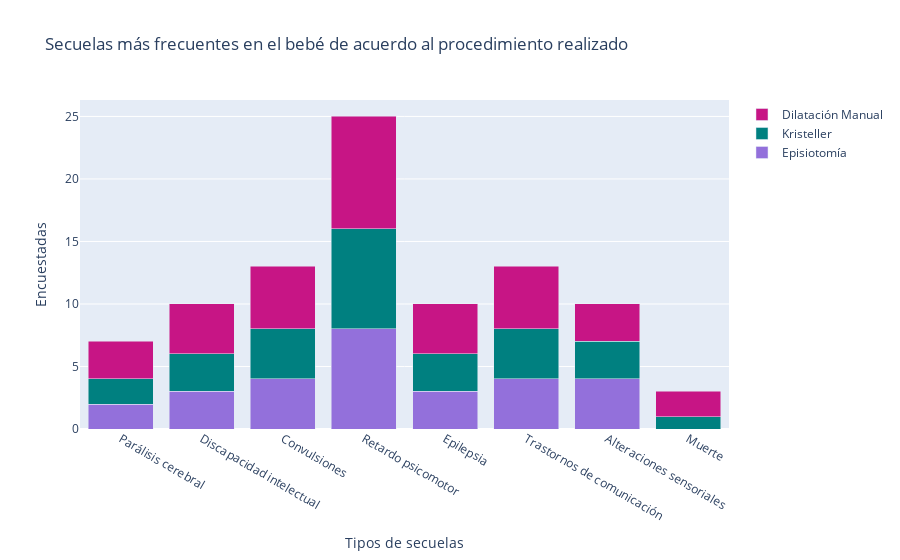

Notebook source saved alongside this figure:
### Markdown cell above
### Visualize dataframe with stacked bar chart

### Code cell
list_secuelas = ['Parálisis cerebral', 
            'Discapacidad intelectual',
            'Convulsiones',
            'Retardo psicomotor',
            'Epilepsia',
            'Trastornos de comunicación',
            'Alteraciones sensoriales',
            'Muerte']

fig = go.Figure(data=[
    go.Bar(name='Episiotomía', x=list_secuelas, y=df_join.iloc[0, 1:9], marker_color='mediumpurple'),
        go.Bar(name='Kristeller', x=list_secuelas, y=df_join.iloc[1, 1:9], marker_color='teal'),
        go.Bar(name='Dilatación Manual', x=list_secuelas, y=df_join.iloc[2, 1:9], marker_color='mediumvioletred')
    ])
# Change the bar mode
fig.update_layout(
    barmode='stack',
    title='Secuelas más frecuentes en el bebé de acuerdo al procedimiento realizado', 
    xaxis_title='Tipos de secuelas', 
    yaxis_title='Encuestadas',
    )
fig.show()
# fig.write_html('../dataviz/secuelas_bebe.html')

### Figure 1 — Plotly figure (JSON) as saved in the notebook; plotly's stock layout.template omitted (floating-point values rounded to 4 significant figures)
{"data": [{"marker": {"color": "mediumpurple"}, "name": "Episiotomía", "type": "bar", "x": ["Parálisis cerebral", "Discapacidad intelectual", "Convulsiones", "Retardo psicomotor", "Epilepsia", "Trastornos de comunicación", "Alteraciones sensoriales", "Muerte"], "y": [2, 3, 4, 8, 3, 4, 4, null]}, {"marker": {"color": "teal"}, "name": "Kristeller", "type": "bar", "x": ["Parálisis cerebral", "Discapacidad intelectual", "Convulsiones", "Retardo psicomotor", "Epilepsia", "Trastornos de comunicación", "Alteraciones sensoriales", "Muerte"], "y": [2, 3, 4, 8, 3, 4, 3, 1]}, {"marker": {"color": "mediumvioletred"}, "name": "Dilatación Manual", "type": "bar", "x": ["Parálisis cerebral", "Discapacidad intelectual", "Convulsiones", "Retardo psicomotor", "Epilepsia", "Trastornos de comunicación", "Alteraciones sensoriales", "Muerte"], "y": [3, 4, 5, 9, 4, 5, 3, 2]}], "layout": {"barmode": "stack", "title": {"text": "Secuelas más frecuentes en el bebé de acuerdo al procedimiento realizado"}, "xaxis": {"title": {"text": "Tipos de secuelas"}}, "yaxis": {"title": {"text": "Encuestadas"}}}}
